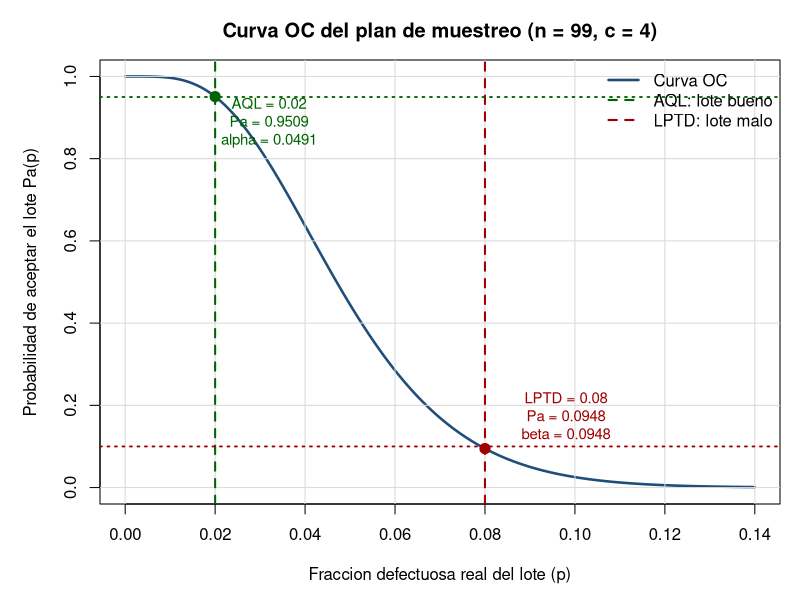

The R script that drew this image:
n <- 99
c <- 4
aql <- 0.02
lptd <- 0.08

p <- seq(0, 0.14, by = 0.0005)
pa <- pbinom(c, size = n, prob = p)

pa_aql <- pbinom(c, size = n, prob = aql)
pa_lptd <- pbinom(c, size = n, prob = lptd)

png("figuras/curva_oc_muestreo.png", width = 1400, height = 850, res = 160)
par(mar = c(4.8, 5.0, 3.0, 1.0))
plot(p, pa, type = "l", lwd = 2.5, col = "#1F4E79",
     xlab = "Fraccion defectuosa real del lote (p)",
     ylab = "Probabilidad de aceptar el lote Pa(p)",
     main = "Curva OC del plan de muestreo (n = 99, c = 4)",
     ylim = c(0, 1), xlim = c(0, 0.14))
grid(col = "#D9D9D9", lty = 1)
abline(v = aql, col = "#006400", lwd = 2, lty = 2)
abline(v = lptd, col = "#A00000", lwd = 2, lty = 2)
abline(h = 0.95, col = "#006400", lwd = 1.8, lty = 3)
abline(h = 0.10, col = "#A00000", lwd = 1.8, lty = 3)
points(c(aql, lptd), c(pa_aql, pa_lptd),
       pch = 19, cex = 1.35, col = c("#006400", "#A00000"))
text(aql + 0.012, pa_aql - 0.06,
     labels = "AQL = 0.02\nPa = 0.9509\nalpha = 0.0491",
     col = "#006400", cex = 0.9)
text(lptd + 0.018, pa_lptd + 0.08,
     labels = "LPTD = 0.08\nPa = 0.0948\nbeta = 0.0948",
     col = "#A00000", cex = 0.9)
legend("topright",
       legend = c("Curva OC", "AQL: lote bueno", "LPTD: lote malo"),
       col = c("#1F4E79", "#006400", "#A00000"),
       lty = c(1, 2, 2), lwd = c(2.5, 2, 2),
       bty = "n")
dev.off()
